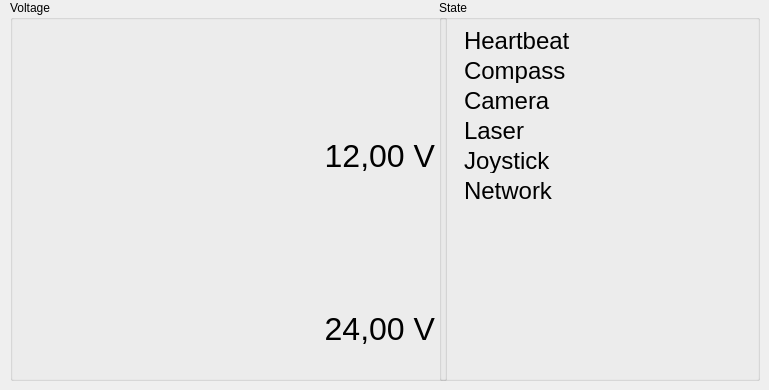
    <widget class="QWidget" name="tabState">
     <attribute name="title">
      <string>State</string>
     </attribute>
     <widget class="QGroupBox" name="groupBoxVoltage">
      <property name="geometry">
       <rect>
        <x>10</x>
        <y>0</y>
        <width>437</width>
        <height>381</height>
       </rect>
      </property>
      <property name="title">
       <string>Voltage</string>
      </property>
      <layout class="QGridLayout" name="gridLayout_5">
       <item row="0" column="0" rowspan="2">
        <widget class="QWidget" name="widgetVoltage1" native="true">
         <property name="sizePolicy">
          <sizepolicy hsizetype="Minimum" vsizetype="Minimum">
           <horstretch>0</horstretch>
           <verstretch>0</verstretch>
          </sizepolicy>
         </property>
         <property name="minimumSize">
          <size>
           <width>305</width>
           <height>161</height>
          </size>
         </property>
        </widget>
       </item>
       <item row="0" column="1">
        <widget class="QLabel" name="lblBattery1">
         <property name="text">
          <string/>
         </property>
         <property name="pixmap">
          <pixmap resource="../direcs.qrc">:/images/images/battery-missing.png</pixmap>
         </property>
         <property name="alignment">
          <set>Qt::AlignCenter</set>
         </property>
        </widget>
       </item>
       <item row="1" column="1">
        <widget class="QLabel" name="lblVoltage1">
         <property name="font">
          <font>
           <pointsize>24</pointsize>
           <weight>50</weight>
           <bold>false</bold>
          </font>
         </property>
         <property name="frameShape">
          <enum>QFrame::NoFrame</enum>
         </property>
         <property name="frameShadow">
          <enum>QFrame::Raised</enum>
         </property>
         <property name="text">
          <string>12,00 V</string>
         </property>
         <property name="alignment">
          <set>Qt::AlignRight|Qt::AlignTrailing|Qt::AlignVCenter</set>
         </property>
        </widget>
       </item>
       <item row="2" column="0" rowspan="2">
        <widget class="QWidget" name="widgetVoltage2" native="true">
         <property name="sizePolicy">
          <sizepolicy hsizetype="Minimum" vsizetype="Minimum">
           <horstretch>0</horstretch>
           <verstretch>0</verstretch>
          </sizepolicy>
         </property>
         <property name="minimumSize">
          <size>
           <width>305</width>
           <height>161</height>
          </size>
         </property>
        </widget>
       </item>
       <item row="2" column="1">
        <widget class="QLabel" name="lblBattery2">
         <property name="text">
          <string/>
         </property>
         <property name="pixmap">
          <pixmap resource="../direcs.qrc">:/images/images/battery-missing.png</pixmap>
         </property>
         <property name="alignment">
          <set>Qt::AlignCenter</set>
         </property>
        </widget>
       </item>
       <item row="3" column="1">
        <widget class="QLabel" name="lblVoltage2">
         <property name="font">
          <font>
           <pointsize>24</pointsize>
           <weight>50</weight>
           <bold>false</bold>
          </font>
         </property>
         <property name="frameShape">
          <enum>QFrame::NoFrame</enum>
         </property>
         <property name="frameShadow">
          <enum>QFrame::Raised</enum>
         </property>
         <property name="text">
          <string>24,00 V</string>
         </property>
         <property name="alignment">
          <set>Qt::AlignRight|Qt::AlignTrailing|Qt::AlignVCenter</set>
         </property>
        </widget>
       </item>
      </layout>
     </widget>
     <widget class="QGroupBox" name="groupBoxState">
      <property name="geometry">
       <rect>
        <x>439</x>
        <y>0</y>
        <width>321</width>
        <height>381</height>
       </rect>
      </property>
      <property name="title">
       <string>State</string>
      </property>
      <layout class="QGridLayout" name="gridLayout">
       <item row="0" column="0">
        <layout class="QHBoxLayout" name="horizontalLayout">
         <item>
          <layout class="QGridLayout" name="gridLayout_6">
           <item row="0" column="0">
            <widget class="QLabel" name="lblLEDHeartbeat">
             <property name="pixmap">
              <pixmap resource="../direcs.qrc">:/images/images/led_gray.gif</pixmap>
             </property>
            </widget>
           </item>
           <item row="0" column="1">
            <widget class="QLabel" name="label_11">
             <property name="font">
              <font>
               <pointsize>18</pointsize>
              </font>
             </property>
             <property name="text">
              <string>Heartbeat</string>
             </property>
            </widget>
           </item>
           <item row="1" column="0">
            <widget class="QLabel" name="lblLEDCompass">
             <property name="pixmap">
              <pixmap resource="../direcs.qrc">:/images/images/led_gray.gif</pixmap>
             </property>
            </widget>
           </item>
           <item row="1" column="1">
            <widget class="QLabel" name="label_7">
             <property name="font">
              <font>
               <pointsize>18</pointsize>
              </font>
             </property>
             <property name="text">
              <string>Compass</string>
             </property>
            </widget>
           </item>
           <item row="2" column="0">
            <widget class="QLabel" name="lblLEDCamera">
             <property name="pixmap">
              <pixmap resource="../direcs.qrc">:/images/images/led_gray.gif</pixmap>
             </property>
            </widget>
           </item>
           <item row="2" column="1">
            <widget class="QLabel" name="label_9">
             <property name="font">
              <font>
               <pointsize>18</pointsize>
              </font>
             </property>
             <property name="text">
              <string>Camera</string>
             </property>
            </widget>
           </item>
           <item row="3" column="0">
            <widget class="QLabel" name="lblLEDLaser">
             <property name="pixmap">
              <pixmap resource="../direcs.qrc">:/images/images/led_gray.gif</pixmap>
             </property>
            </widget>
           </item>
           <item row="3" column="1">
            <widget class="QLabel" name="label_8">
             <property name="font">
              <font>
               <pointsize>18</pointsize>
              </font>
             </property>
             <property name="text">
              <string>Laser</string>
             </property>
            </widget>
           </item>
           <item row="4" column="0">
            <widget class="QLabel" name="lblLEDJoystick">
             <property name="pixmap">
              <pixmap resource="../direcs.qrc">:/images/images/led_gray.gif</pixmap>
             </property>
            </widget>
           </item>
           <item row="4" column="1">
            <widget class="QLabel" name="label_10">
             <property name="font">
              <font>
               <pointsize>18</pointsize>
              </font>
             </property>
             <property name="text">
              <string>Joystick</string>
             </property>
            </widget>
           </item>
           <item row="5" column="0">
            <widget class="QLabel" name="lblLEDNetwork">
             <property name="pixmap">
              <pixmap resource="../direcs.qrc">:/images/images/led_gray.gif</pixmap>
             </property>
            </widget>
           </item>
           <item row="5" column="1">
            <widget class="QLabel" name="label_6">
             <property name="font">
              <font>
               <pointsize>18</pointsize>
              </font>
             </property>
             <property name="text">
              <string>Network</string>
             </property>
            </widget>
           </item>
          </layout>
         </item>
         <item>
          <spacer name="horizontalSpacer_3">
           <property name="orientation">
            <enum>Qt::Horizontal</enum>
           </property>
           <property name="sizeHint" stdset="0">
            <size>
             <width>40</width>
             <height>20</height>
            </size>
           </property>
          </spacer>
         </item>
         <item>
          <layout class="QVBoxLayout" name="verticalLayout">
           <item>
            <layout class="QHBoxLayout" name="horizontalLayout_3">
             <item>
              <widget class="QLabel" name="lblLEDFrontLeft4">
               <property name="pixmap">
                <pixmap resource="../direcs.qrc">:/images/images/led_gray.gif</pixmap>
               </property>
               <property name="alignment">
                <set>Qt::AlignCenter</set>
               </property>
              </widget>
             </item>
             <item>
              <spacer name="horizontalSpacer">
               <property name="orientation">
                <enum>Qt::Horizontal</enum>
               </property>
               <property name="sizeHint" stdset="0">
                <size>
                 <width>40</width>
                 <height>20</height>
                </size>
               </property>
              </spacer>
             </item>
             <item>
              <widget class="QLabel" name="lblLEDFrontRight3">
               <property name="pixmap">
                <pixmap resource="../direcs.qrc">:/images/images/led_gray.gif</pixmap>
               </property>
               <property name="alignment">
                <set>Qt::AlignCenter</set>
               </property>
              </widget>
             </item>
            </layout>
           </item>
           <item>
            <widget class="QLabel" name="stateRobotPicture">
             <property name="maximumSize">
              <size>
               <width>94</width>
               <height>107</height>
              </size>
             </property>
             <property name="text">
              <string/>
             </property>
             <property name="pixmap">
              <pixmap resource="../direcs.qrc">:/images/images/bot_from_above.png</pixmap>
             </property>
             <property name="scaledContents">
              <bool>true</bool>
             </property>
             <property name="alignment">
              <set>Qt::AlignCenter</set>
             </property>
            </widget>
           </item>
           <item>
            <layout class="QHBoxLayout" name="horizontalLayout_4">
             <item>
              <widget class="QLabel" name="lblLEDBackLeft2">
               <property name="pixmap">
                <pixmap resource="../direcs.qrc">:/images/images/led_gray.gif</pixmap>
               </property>
               <property name="alignment">
                <set>Qt::AlignCenter</set>
               </property>
              </widget>
             </item>
             <item>
              <spacer name="horizontalSpacer_2">
               <property name="orientation">
                <enum>Qt::Horizontal</enum>
               </property>
               <property name="sizeHint" stdset="0">
                <size>
                 <width>40</width>
                 <height>20</height>
                </size>
               </property>
              </spacer>
             </item>
             <item>
              <widget class="QLabel" name="lblLEDBackRight1">
               <property name="pixmap">
                <pixmap resource="../direcs.qrc">:/images/images/led_gray.gif</pixmap>
               </property>
               <property name="alignment">
                <set>Qt::AlignCenter</set>
               </property>
              </widget>
             </item>
            </layout>
           </item>
          </layout>
         </item>
        </layout>
       </item>
       <item row="1" column="0">
        <widget class="QWidget" name="widgetHeartbeat" native="true">
         <property name="sizePolicy">
          <sizepolicy hsizetype="Minimum" vsizetype="Minimum">
           <horstretch>0</horstretch>
           <verstretch>0</verstretch>
          </sizepolicy>
         </property>
         <property name="minimumSize">
          <size>
           <width>200</width>
           <height>161</height>
          </size>
         </property>
        </widget>
       </item>
      </layout>
     </widget>
    </widget>
